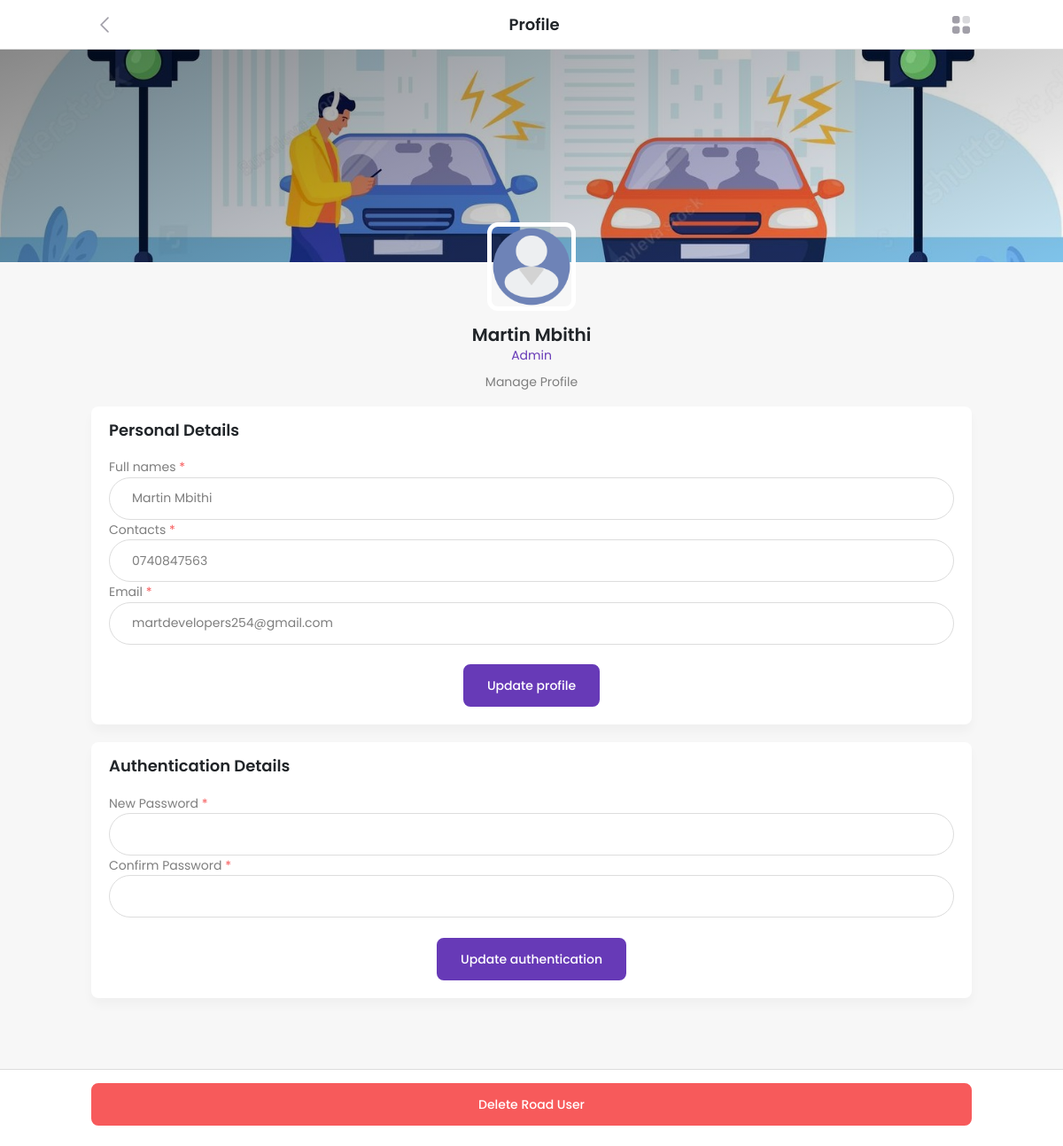
/views/road_user?view=1, run on the app's committed database.
### tables this page shows
CREATE TABLE `road_users` (
  `user_id` int(200) NOT NULL,
  `user_login_id` int(200) NOT NULL,
  `user_name` varchar(200) NOT NULL,
  `user_contact_phone` varchar(200) NOT NULL
);

### views/road_user.php (the view, shortened to what this page needs)
<?php
require_once('../config/config.php');
require_once('../partials/head.php');
?>
<body>
    <div class="page-wraper">
        <header class="header">
            <div class="main-bar">
                <div class="container">
                    <div class="header-content">
                        <div class="left-content">
                            <a href="javascript:void(0);" class="back-btn">
                            </a>
                        </div>
                        <div class="mid-content">
                            <h5 class="mb-0">Profile</h5>
                        </div>
                        <div class="right-content">
                            <a href="javascript:void(0);" class="menu-toggler">
                            </a>
                        </div>
                    </div>
                </div>
            </div>
        </header>
        <?php require_once('../partials/sidebar.php');
        $users_sql = mysqli_query(
            $mysqli,
            "SELECT * FROM road_users u
            INNER JOIN login l ON u.user_login_id = l.login_id
            AND u.user_id = '{$_GET['view']}'"
        );
        if (mysqli_num_rows($users_sql) > 0) {
            while ($user = mysqli_fetch_array($users_sql)) {
        ?>
                <div class="page-content bottom-content ">
                    <div class="dz-banner-heading">
                        <div class="overlay-black-light">
                            <img src="../assets/images/road_safety.jpg" class="bnr-img" alt="">
                        </div>
                    </div>
                    <div class="container profile-area">
                        <div class="profile">
                            <div class="media media-100">
                                <img src="../assets/images/user.png" alt="/">
                            </div>
                            <div class="mb-2">
                                <h4 class="mb-0"><?php echo $user['user_name']; ?></h4>
                                <span class="detail"><?php echo $user['login_rank']; ?></span>
                            </div>
                            <p>Manage Profile</p>
                        </div>
                        <div class="col-12">
                            <div class="card">
                                <div class="card-header border-0 pb-0">
                                    <h5 class="card-title">Personal details</h5>
                                </div>
                                <div class="card-body">
                                    <form method="post" enctype="multipart/form-data">
                                        <div class="form-row">
                                            <div class="form-group col-md-12">
                                                <label class="text-center">Full names <span class="text-danger">*</span></label>
                                                <input type="text" name="user_name" value="<?php echo $user['user_name']; ?>" required class="form-control">
                                            </div>
                                            <div class="form-group col-md-12">
                                                <label>Contacts <span class="text-danger">*</span></label>
                                                <input type="number" name="user_contact_phone" value="<?php echo $user['user_contact_phone']; ?>" required class="form-control">
                                            </div>
                                            <div class="form-group col-md-12">
                                                <label>Email <span class="text-danger">*</span></label>
                                                <input type="text" name="login_email" value="<?php echo $user['login_email']; ?>" required class="form-control">
                                            </div>
                                        </div>
                                        <br>
                                        <div class="text-center">
                                            <button name="Update_Profile" class="btn btn-primary" type="submit">
                                                <em class="icon ni ni-save"></em> Update profile
                                            </button>
                                        </div>
                                    </form>
                                </div>
                            </div>
                        </div>
                        <div class="col-12">
                            <div class="card">
                                <div class="card-header border-0 pb-0">
                                    <h5 class="card-title">Authentication Details</h5>
                                </div>
                                <div class="card-body">
                                    <form method="post" enctype="multipart/form-data">
                                        <div class="form-row">
                                            <div class="form-group col-md-12">
                                                <label>New Password <span class="text-danger">*</span></label>
                                                <input type="password" name="new_password" required class="form-control">
                                            </div>
                                            <div class="form-group col-md-12">
                                                <label>Confirm Password <span class="text-danger">*</span></label>
                                                <input type="password" name="confirm_password" required class="form-control">
                                            </div>
                                        </div>
                                        <br>
                                        <div class="text-center">
                                            <button name="Update_Auth" class="btn btn-primary" type="submit">
                                                <em class="icon ni ni-save"></em> Update authentication
                                            </button>
                                        </div>
                                    </form>
                                </div>
                            </div>
                        </div>
                    </div>
                </div>
                <div class="footer fixed bg-white">
                    <div class="container">
                        <div class="footer-btn d-flex align-items-center">
                            <button type="button" class="btn w-100 btn-danger mb-2 text-center" data-bs-toggle="modal" data-bs-target="#AddModal">Delete Road User</button>
                        </div>
                    </div>
                </div>
        <?php }
        } ?>
    </div>
</body>
</html>

### data on the page
road_users: user_name "Martin Mbithi", user_login.login_rank "Admin", user_contact_phone "0740847563", login_email "martdevelopers254@gmail.com"
